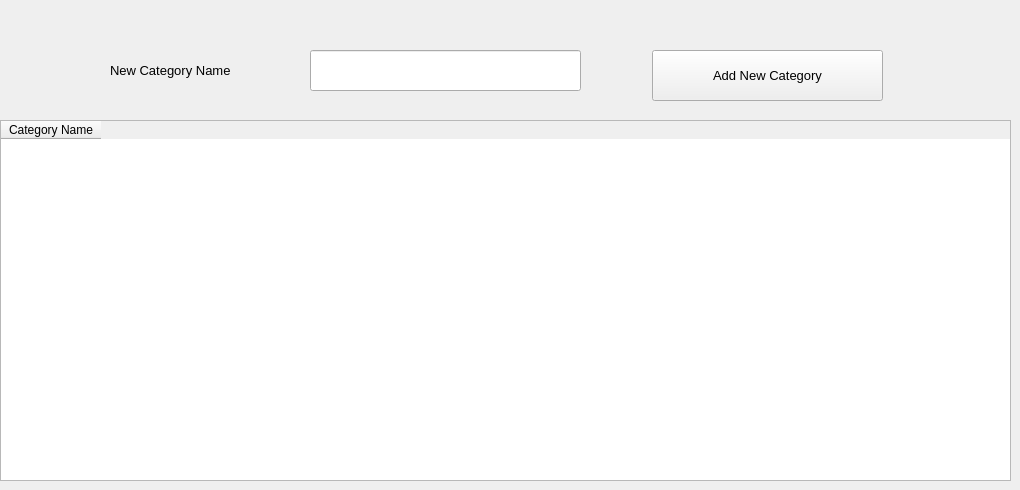
      <widget class="QWidget" name="tab_7">
       <attribute name="title">
        <string>Categories</string>
       </attribute>
       <widget class="QTableWidget" name="tableWidget_2">
        <property name="geometry">
         <rect>
          <x>0</x>
          <y>120</y>
          <width>1011</width>
          <height>361</height>
         </rect>
        </property>
        <property name="font">
         <font>
          <family>Segoe UI</family>
          <pointsize>9</pointsize>
         </font>
        </property>
        <column>
         <property name="text">
          <string>Category Name</string>
         </property>
        </column>
       </widget>
       <widget class="QPushButton" name="pushButton_14">
        <property name="geometry">
         <rect>
          <x>652</x>
          <y>50</y>
          <width>231</width>
          <height>51</height>
         </rect>
        </property>
        <property name="font">
         <font>
          <family>Segoe UI</family>
          <pointsize>10</pointsize>
         </font>
        </property>
        <property name="text">
         <string>Add New Category</string>
        </property>
       </widget>
       <widget class="QLineEdit" name="lineEdit_19">
        <property name="geometry">
         <rect>
          <x>310</x>
          <y>50</y>
          <width>271</width>
          <height>41</height>
         </rect>
        </property>
        <property name="font">
         <font>
          <pointsize>10</pointsize>
         </font>
        </property>
       </widget>
       <widget class="QLabel" name="label_26">
        <property name="geometry">
         <rect>
          <x>110</x>
          <y>55</y>
          <width>201</width>
          <height>31</height>
         </rect>
        </property>
        <property name="font">
         <font>
          <family>Segoe UI</family>
          <pointsize>10</pointsize>
         </font>
        </property>
        <property name="text">
         <string>New Category Name</string>
        </property>
       </widget>
      </widget>
